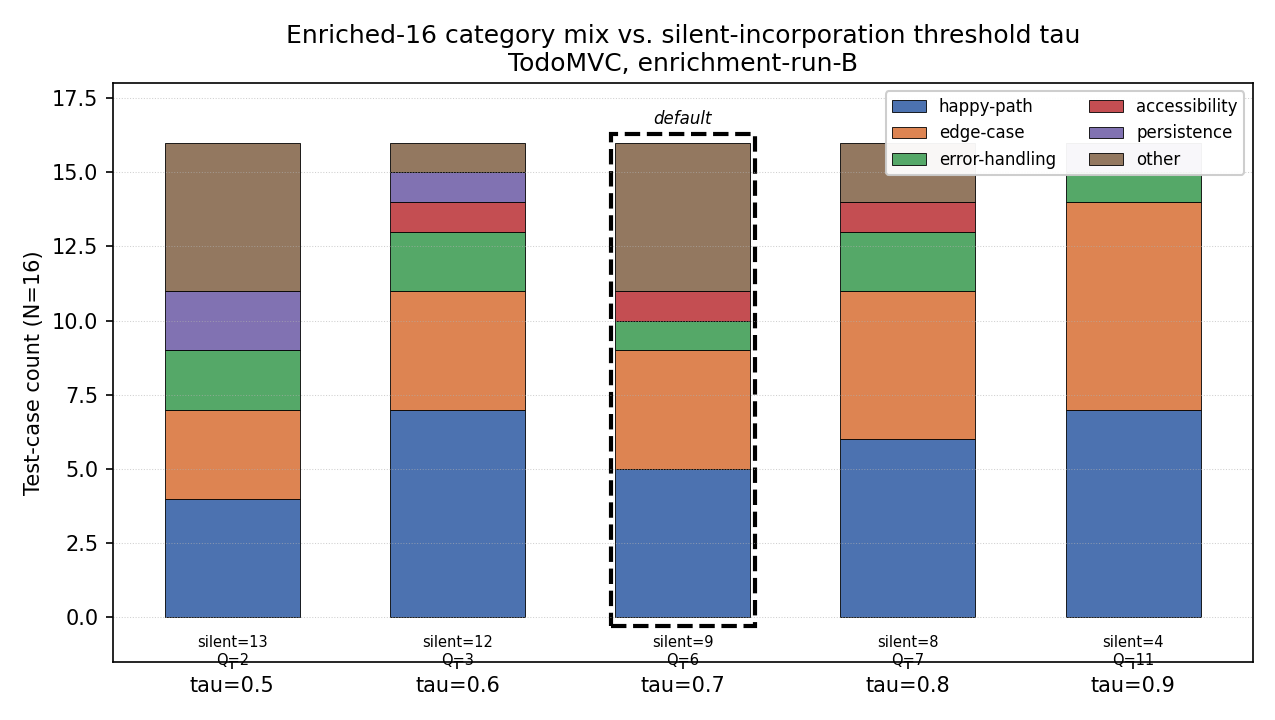

Source code (Python):
#!/usr/bin/env python3
"""Generate threshold_sweep.png for Article 1, Figure 3.

Reads the tau-threshold sweep from ``results/results_threshold_sweep.json``
(enrichment-run-B, the section 4.4 input) and renders a stacked bar
chart of test-case category mix at each tau in {0.5, 0.6, 0.7, 0.8,
0.9}. Each stacked bar totals N=16 test cases. The default tau=0.7
column is highlighted with a darker border.

Run from the repository root:

    python figures/threshold_sweep.py
"""
from __future__ import annotations

import json
import os
import sys

import matplotlib.pyplot as plt
import numpy as np


REPO_ROOT = os.path.dirname(os.path.dirname(os.path.abspath(__file__)))
RESULTS_PATH = os.path.join(REPO_ROOT, "results", "results_threshold_sweep.json")
OUT_PATH = os.path.join(REPO_ROOT, "figures", "threshold_sweep.png")

CATEGORIES = [
    "happy-path",
    "edge-case",
    "error-handling",
    "accessibility",
    "persistence",
    "other",
]

COLORS = {
    "happy-path": "#4C72B0",
    "edge-case": "#DD8452",
    "error-handling": "#55A868",
    "accessibility": "#C44E52",
    "persistence": "#8172B2",
    "other": "#937860",
}


def main() -> int:
    with open(RESULTS_PATH) as f:
        data = json.load(f)
    sweep = data["sweep"]

    thresholds = [row["threshold"] for row in sweep]
    by_cat = {cat: [row["categories"].get(cat, 0) for row in sweep] for cat in CATEGORIES}

    x = np.arange(len(thresholds))
    width = 0.6

    fig, ax = plt.subplots(figsize=(8.5, 4.8))
    bottoms = np.zeros(len(thresholds))
    for cat in CATEGORIES:
        vals = np.array(by_cat[cat], dtype=float)
        ax.bar(
            x,
            vals,
            width=width,
            bottom=bottoms,
            label=cat,
            color=COLORS[cat],
            edgecolor="black",
            linewidth=0.4,
        )
        bottoms += vals

    # Highlight tau=0.7 (the default) with a thicker outline rectangle
    default_idx = thresholds.index(0.7)
    ax.add_patch(
        plt.Rectangle(
            (x[default_idx] - width / 2 - 0.02, -0.3),
            width + 0.04,
            16.6,
            fill=False,
            edgecolor="black",
            linewidth=2.0,
            linestyle="--",
        )
    )
    ax.text(x[default_idx], 16.5, "default", ha="center", va="bottom", fontsize=8, fontstyle="italic")

    # Silent / questions annotations
    for i, row in enumerate(sweep):
        ax.text(
            x[i],
            -0.6,
            f"silent={row['silentConstraints']}\nQ={row['reviewQuestions']}",
            ha="center",
            va="top",
            fontsize=7,
        )

    ax.set_xticks(x)
    ax.set_xticklabels([f"tau={t}" for t in thresholds])
    ax.set_ylabel("Test-case count (N=16)")
    ax.set_title(
        "Enriched-16 category mix vs. silent-incorporation threshold tau\n"
        "TodoMVC, enrichment-run-B"
    )
    ax.set_ylim(-1.5, 18)
    ax.legend(loc="upper right", fontsize=8, framealpha=0.95, ncol=2)
    ax.grid(axis="y", linestyle=":", linewidth=0.5, alpha=0.6)

    plt.tight_layout()
    plt.savefig(OUT_PATH, dpi=150)
    print(f"wrote {OUT_PATH}")
    return 0


if __name__ == "__main__":
    sys.exit(main())
